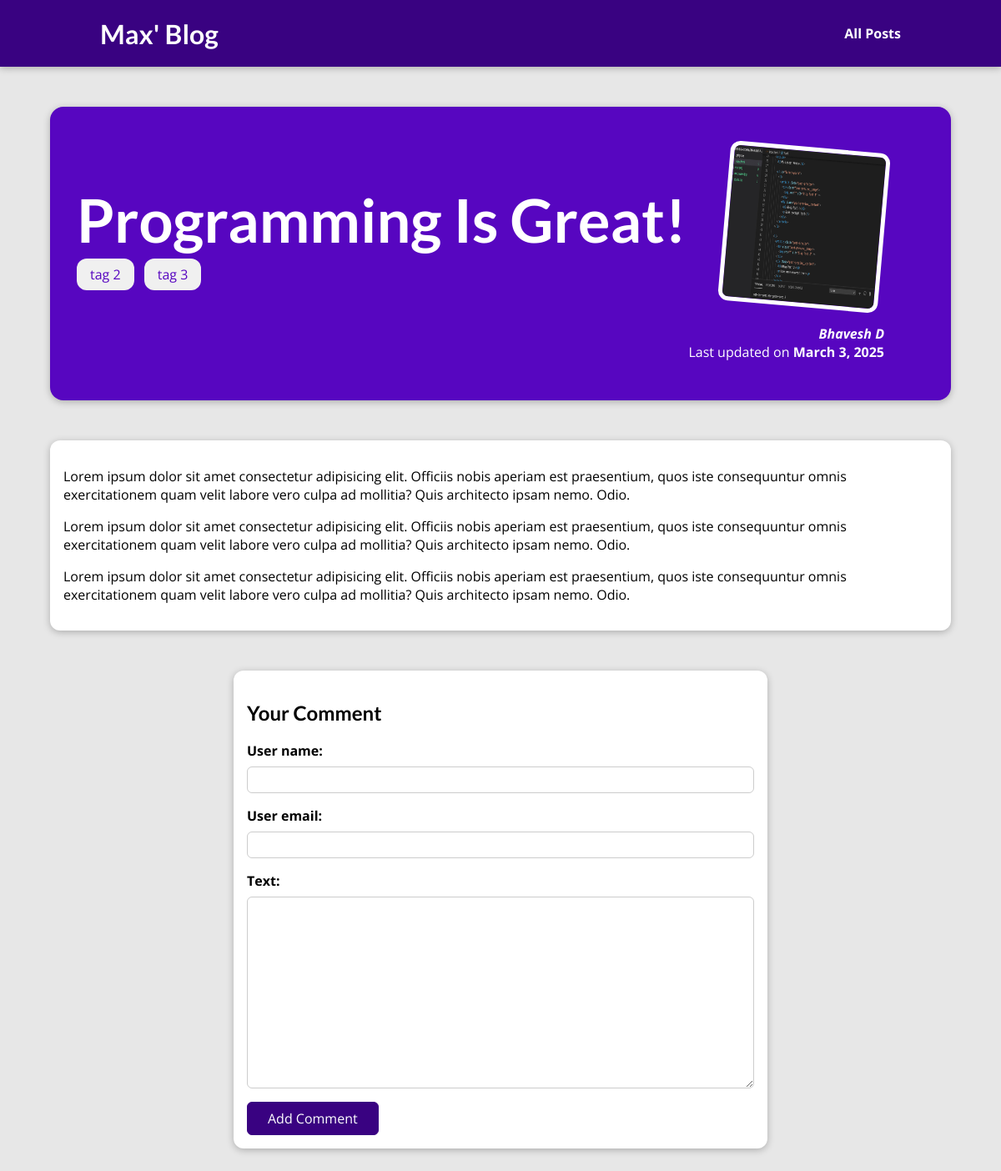
Page /posts/programming-is-fun on the committed database.
### blog/models.py (models this page shows, shortened)
class Post(models.Model):
  title = models.CharField(max_length=150)
  excerpt = models.CharField(max_length=200)
  image = models.FileField(upload_to='posts', null=True)
  date = models.DateField(auto_now=True)
  content = models.TextField(validators=[MinLengthValidator(100)])
  slug = models.SlugField(unique=True, db_index=True)
  author = models.ForeignKey(Author, null=True, on_delete=models.SET_NULL, related_name='books')
  tags = models.ManyToManyField(Tag, blank=True, related_name='posts')

class Tag(models.Model):
  caption = models.CharField(max_length=20)

class Author(models.Model):
  first_name = models.CharField(max_length=100)
  last_name = models.CharField(max_length=100)
  email = models.EmailField()
  def full_name(self):
    return f'{self.first_name} {self.last_name}'
  def __str__(self):
    return self.full_name()

### blog/views.py (the view, shortened to what this page needs)
# urls.py: path('posts/<slug:slug>', views.SinglePostDetailView.as_view(), name='post-detail-page')
class SinglePostDetailView(View):
  def get(self, request, slug):
    post = get_object_or_404(Post, slug=slug)
    return render(request, 'blog/post-detail.html', {
      'post': post,
      'post_tags': post.tags.all(),
      'comment_form': CommentForm(),
      'comments': post.comments.all().order_by('-id')
    })

### blog/forms.py
class CommentForm(forms.ModelForm):
  class Meta:
    model = Comment
    excludes = ['post']
    fields = {
      'user_name': 'Your name',
      'user_email': 'Your email',
      'text': 'Comment'
    }

### blog/templates/blog/post-detail.html (shortened to what this page needs)
{% extends "base.html" %}
{% load static %}
{% block css_files %}
<link rel="stylesheet" href="{% static "blog/post-detail.css" %}" />
{% endblock %}
{% block content %}
<section id="summary">
  <h2>{{ post.title }}</h2>
  {% for tag in post_tags %}
    <span class="tag">{{tag.caption}}</span>
  {% endfor %}
  <article>
    <img src="{{ post.image.url }}" alt="Post Title" />
    <address><a href="mailto:{{post.author.email}}">{{ post.author }}</a></address>
    <div>Last updated on <time>{{ post.date|date:"F j, Y" }}</time></div>
  </article>
</section>
<main>
  {{ post.content|linebreaks }}
</main>
<section id="comment-form">
  <h2>Your Comment</h2>
  <form action="{% url 'post-detail-page' post.slug %}" method="POST" >
    {% for field in comment_form %}
    <div class="form-control {% if field.errors %}invalid{% endif %}">
      {{ field.label_tag }}
      {{ field }}
    </div>
    {% endfor %}
    <button type="submit">Add Comment</button>
  </form>
</section>
{% endblock %}

### static/app.css (style rules this page uses)
* { box-sizing: border-box; }
html { font-family: 'Open Sans', 'Lato', sans-serif; }
body { margin: 0; }
h1, h2, h3 { font-family: 'Lato', sans-serif; font-weight: bold; }

### blog/static/blog/post-detail.css (style rules this page uses)
body { background-color: #e7e7e7; }
#summary { margin: 8rem auto 3rem auto; padding: 2rem; width: 90%; max-width: 90rem; border-radius: 16px; background-color: #5706c0; position: relative; box-shadow: 0 2px 8px rgba(0, 0, 0, 0.25); height: 22rem; }
#summary h2 { color: white; font-size: 4.5rem; }
#summary article { position: absolute; top: 2rem; right: 3rem; padding: 1rem 2rem; border-radius: 12px; text-align: right; color: white; }
#summary article img { width: 12rem; height: 12rem; border-radius: 12px; transform: rotateZ(5deg); border: 5px solid white; margin-bottom: 1rem; }
#summary address { font-weight: bold; }
#summary time { font-weight: bold; }
main { width: 90%; max-width: 90rem; margin: 3rem auto; background-color: white; padding: 1rem; border-radius: 12px; box-shadow: 0 2px 8px rgba(0, 0, 0, 0.25); }
#summary a { color: white; text-decoration: none; }
#summary .tag { background-color: #f0f0f0; color: #5706c0; padding: 0.5rem 1rem; border-radius: 12px; margin-right: .5rem; }
#summary h2 { margin-bottom: 12px; }
#comment-form { margin: 3rem auto; width: 90%; max-width: 40rem; border-radius: 12px; background-color: white; box-shadow: 0 2px 8px rgba(0, 0, 0, 0.25); padding: 1rem; }
#comment-form button { font: inherit; background-color: #390281; color: white; border: 1px solid #390281; padding: 0.5rem 1.5rem; border-radius: 6px; cursor: pointer; }
.form-control { margin-bottom: 1rem; }
.form-control label { font-weight: bold; margin-bottom: 0.5rem; display: block; }
.form-control input, .form-control textarea { display: block; width: 100%; font: inherit; padding: 0.25rem; border-radius: 6px; border: 1px solid #ccc; }

### rows in the picture
Post: title "Programming Is Great!", image (picture), author "Bhavesh D", date "March 3, 2025", content "Lorem ipsum dolor sit amet consectetur adipisicing elit. Officiis nobis aperiam est praesentium, quos iste consequuntur omnis exercitationem quam velit labore vero culpa ad mollitia? Quis architecto ipsam nemo. Odio. Lorem ipsum dolor sit amet consectetur adipisicing elit. Officiis nobis aperiam est praesentium, quos iste consequuntur omnis exercitationem quam velit labore vero culpa ad mollitia? Quis architecto ipsam nemo. Odio. Lorem ipsum dolor sit amet consectetur adipisicing elit. Officiis nobis aperiam est praesentium, quos iste consequuntur omnis exercitationem quam velit labore vero culpa ad mollitia? Quis architecto ipsam nemo. Odio."
Tag: caption "tag 2"
Tag: caption "tag 3"

### other values in the picture
{{ field.label_tag }} "User name:" "User email:" "Text:"
